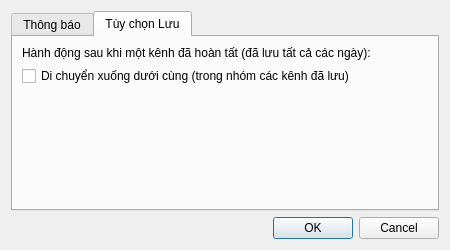
<!-- Vị trí: /ui/dialogs/datainputsettingsdialog.ui -->
<!-- Phiên bản: 2.1 (Loại bỏ tùy chọn thừa) -->
<ui version="4.0">
 <class>DataInputSettingsDialog</class>
 <widget class="QDialog" name="DataInputSettingsDialog">
  <property name="geometry">
   <rect>
    <x>0</x>
    <y>0</y>
    <width>450</width>
    <height>250</height>
   </rect>
  </property>
  <property name="windowTitle">
   <string>Cài Đặt Tab Nhập Dữ Liệu</string>
  </property>
  <layout class="QVBoxLayout" name="verticalLayout">
   <item>
    <widget class="QTabWidget" name="settingsTabWidget">
     <property name="currentIndex">
      <number>1</number>
     </property>
     <widget class="QWidget" name="tabNotifications">
      <attribute name="title">
       <string>Thông báo</string>
      </attribute>
      <layout class="QVBoxLayout" name="verticalLayout_2">
       <item>
        <widget class="QCheckBox" name="warnOnUnfinishedCheckBox">
         <property name="text">
          <string>Hiển thị cảnh báo khi thoát mà còn kênh chưa lưu</string>
         </property>
        </widget>
       </item>
       <item>
        <spacer name="verticalSpacer">
         <property name="orientation">
          <enum>Qt::Vertical</enum>
         </property>
         <property name="sizeHint" stdset="0">
          <size>
           <width>20</width>
           <height>40</height>
          </size>
         </property>
        </spacer>
       </item>
      </layout>
     </widget>
     <widget class="QWidget" name="tabSaveOptions">
      <attribute name="title">
       <string>Tùy chọn Lưu</string>
      </attribute>
      <layout class="QVBoxLayout" name="verticalLayout_3">
       <item>
        <widget class="QLabel" name="label">
         <property name="text">
          <string>Hành động sau khi một kênh đã hoàn tất (đã lưu tất cả các ngày):</string>
         </property>
        </widget>
       </item>
       <item>
        <widget class="QCheckBox" name="moveDownOnSaveCheckBox">
         <property name="text">
          <string>Di chuyển xuống dưới cùng (trong nhóm các kênh đã lưu)</string>
         </property>
        </widget>
       </item>
       <item>
        <spacer name="verticalSpacer_2">
         <property name="orientation">
          <enum>Qt::Vertical</enum>
         </property>
         <property name="sizeHint" stdset="0">
          <size>
           <width>20</width>
           <height>40</height>
          </size>
         </property>
        </spacer>
       </item>
      </layout>
     </widget>
    </widget>
   </item>
   <item>
    <widget class="QDialogButtonBox" name="buttonBox">
     <property name="orientation">
      <enum>Qt::Horizontal</enum>
     </property>
     <property name="standardButtons">
      <set>QDialogButtonBox::Cancel|QDialogButtonBox::Ok</set>
     </property>
    </widget>
   </item>
  </layout>
 </widget>
 <resources/>
 <connections>
  <connection>
   <sender>buttonBox</sender>
   <signal>accepted()</signal>
   <receiver>DataInputSettingsDialog</receiver>
   <slot>accept()</slot>
   <hints>
    <hint type="sourcelabel">
     <x>248</x>
     <y>254</y>
    </hint>
    <hint type="destinationlabel">
     <x>157</x>
     <y>274</y>
    </hint>
   </hints>
  </connection>
  <connection>
   <sender>buttonBox</sender>
   <signal>rejected()</signal>
   <receiver>DataInputSettingsDialog</receiver>
   <slot>reject()</slot>
   <hints>
    <hint type="sourcelabel">
     <x>316</x>
     <y>260</y>
    </hint>
    <hint type="destinationlabel">
     <x>286</x>
     <y>274</y>
    </hint>
   </hints>
  </connection>
 </connections>
</ui>
